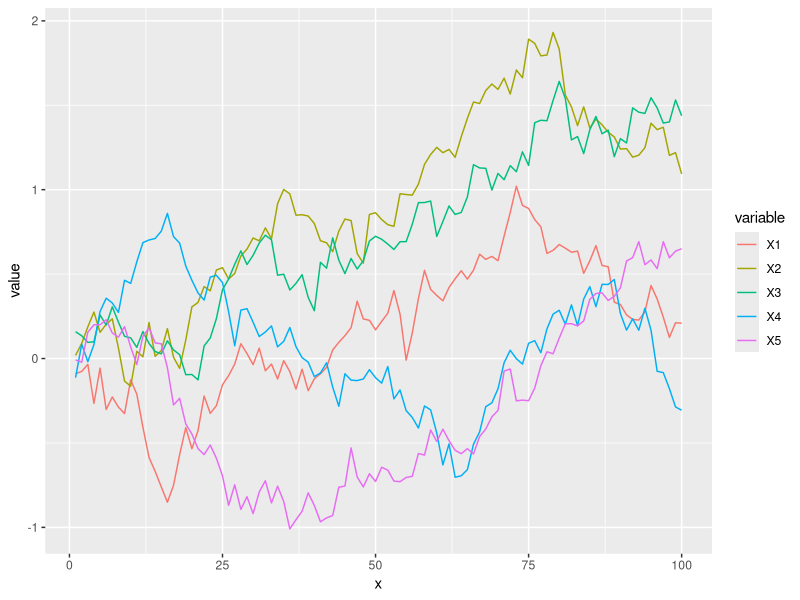

Generate this figure with R:
#!/usr/bin/env Rscript
# from https://r-charts.com/evolution/line-graph-multiple-lines-ggplot2/
# 5 random walks used as illurtation of geome_line and using repel labels.
library(ggplot2)
library(reshape)
library(Cairo)

# Consider the following data frame where each column represents the path of a brownian motion.
set.seed(2)

# Grid
t <- seq(0, 1, by = 0.01)
p <- length(t) - 1

# 5 random walks
n <- 5
I <- matrix(rnorm(n * p, 0, 1 / sqrt(p)), n, p)
# so I has 5 rows and 100 cols. i.e. 5 walks and 100 x-positions each.

# Data frame
df0 <- data.frame(apply(I, 1, cumsum)) # the usual random walk

# In order to use your data frame in ggplot2 you will need to transform it into long format. use reshape2's melt for this.
df1 <- data.frame(x = seq_along(df0[, 1]), df0)
df <- melt(df1, id.vars = "x")
# what do you get? well a df with three cols: "x", "variable" and "value"
# variable is X1 for all the values in column 1, followed (on the same column) by column2 with variable set to X2.

# Given a data frame in long format like df it is possible to create a line chart with multiple lines in ggplot2 with geom_line the following way.

Cairo(800, 800, "gg2.png", bg="white")
ggplot(df, aes(x = x, y = value, color = variable)) +geom_line()
dev.off()
